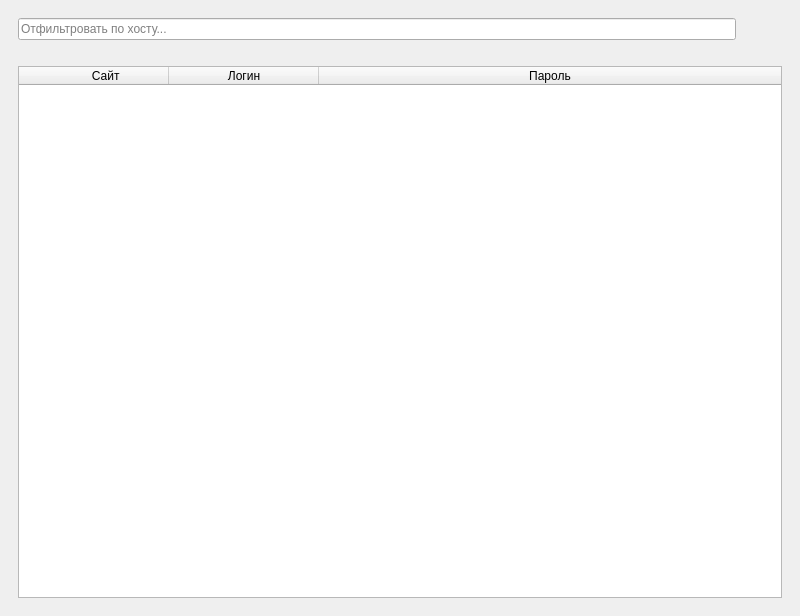
<?xml version="1.0" encoding="UTF-8"?>
<ui version="4.0">
 <class>MainWindow</class>
 <widget class="QMainWindow" name="MainWindow">
  <property name="geometry">
   <rect>
    <x>0</x>
    <y>0</y>
    <width>800</width>
    <height>600</height>
   </rect>
  </property>
  <property name="windowTitle">
   <string>MainWindow</string>
  </property>
  <widget class="QWidget" name="centralwidget">
   <layout class="QGridLayout" name="gridLayout">
    <item row="0" column="0">
     <widget class="QStackedWidget" name="stackedWidget">
      <property name="currentIndex">
       <number>1</number>
      </property>
      <widget class="QWidget" name="page">
       <layout class="QGridLayout" name="gridLayout_2">
        <item row="2" column="1">
         <widget class="QLineEdit" name="pinEntered">
          <property name="echoMode">
           <enum>QLineEdit::EchoMode::Password</enum>
          </property>
          <property name="placeholderText">
           <string>Введите пин-код...</string>
          </property>
         </widget>
        </item>
        <item row="1" column="2">
         <spacer name="horizontalSpacer_2">
          <property name="orientation">
           <enum>Qt::Orientation::Horizontal</enum>
          </property>
          <property name="sizeHint" stdset="0">
           <size>
            <width>40</width>
            <height>20</height>
           </size>
          </property>
         </spacer>
        </item>
        <item row="1" column="1">
         <widget class="QLabel" name="wrongPin">
          <property name="layoutDirection">
           <enum>Qt::LayoutDirection::RightToLeft</enum>
          </property>
          <property name="text">
           <string>Неверный пин-код</string>
          </property>
          <property name="alignment">
           <set>Qt::AlignmentFlag::AlignCenter</set>
          </property>
         </widget>
        </item>
        <item row="4" column="1">
         <layout class="QHBoxLayout" name="horizontalLayout">
          <item>
           <spacer name="horizontalSpacer_3">
            <property name="orientation">
             <enum>Qt::Orientation::Horizontal</enum>
            </property>
            <property name="sizeHint" stdset="0">
             <size>
              <width>40</width>
              <height>20</height>
             </size>
            </property>
           </spacer>
          </item>
          <item>
           <widget class="QPushButton" name="checkPinBtn">
            <property name="text">
             <string>-&gt;</string>
            </property>
           </widget>
          </item>
          <item>
           <spacer name="horizontalSpacer_4">
            <property name="orientation">
             <enum>Qt::Orientation::Horizontal</enum>
            </property>
            <property name="sizeHint" stdset="0">
             <size>
              <width>40</width>
              <height>20</height>
             </size>
            </property>
           </spacer>
          </item>
         </layout>
        </item>
        <item row="0" column="1">
         <spacer name="verticalSpacer">
          <property name="orientation">
           <enum>Qt::Orientation::Vertical</enum>
          </property>
          <property name="sizeHint" stdset="0">
           <size>
            <width>20</width>
            <height>40</height>
           </size>
          </property>
         </spacer>
        </item>
        <item row="1" column="0">
         <spacer name="horizontalSpacer">
          <property name="orientation">
           <enum>Qt::Orientation::Horizontal</enum>
          </property>
          <property name="sizeHint" stdset="0">
           <size>
            <width>40</width>
            <height>20</height>
           </size>
          </property>
         </spacer>
        </item>
        <item row="5" column="1">
         <spacer name="verticalSpacer_2">
          <property name="orientation">
           <enum>Qt::Orientation::Vertical</enum>
          </property>
          <property name="sizeHint" stdset="0">
           <size>
            <width>20</width>
            <height>40</height>
           </size>
          </property>
         </spacer>
        </item>
       </layout>
      </widget>
      <widget class="QWidget" name="page_2">
       <layout class="QGridLayout" name="gridLayout_3">
        <item row="2" column="0">
         <widget class="QTableWidget" name="tableWidget">
          <property name="minimumSize">
           <size>
            <width>764</width>
            <height>532</height>
           </size>
          </property>
          <attribute name="horizontalHeaderCascadingSectionResizes">
           <bool>false</bool>
          </attribute>
          <attribute name="horizontalHeaderDefaultSectionSize">
           <number>150</number>
          </attribute>
          <attribute name="horizontalHeaderShowSortIndicator" stdset="0">
           <bool>false</bool>
          </attribute>
          <attribute name="horizontalHeaderStretchLastSection">
           <bool>true</bool>
          </attribute>
          <attribute name="verticalHeaderVisible">
           <bool>true</bool>
          </attribute>
          <attribute name="verticalHeaderStretchLastSection">
           <bool>false</bool>
          </attribute>
          <column>
           <property name="text">
            <string>                             Сайт                      </string>
           </property>
          </column>
          <column>
           <property name="text">
            <string>Логин</string>
           </property>
          </column>
          <column>
           <property name="text">
            <string>Пароль</string>
           </property>
          </column>
         </widget>
        </item>
        <item row="0" column="0">
         <layout class="QHBoxLayout" name="horizontalLayout_2">
          <item>
           <widget class="QLineEdit" name="hostnameToFilterBy">
            <property name="placeholderText">
             <string>Отфильтровать по хосту...</string>
            </property>
           </widget>
          </item>
          <item>
           <widget class="QPushButton" name="filterByHostname">
            <property name="text">
             <string/>
            </property>
            <property name="icon">
             <iconset resource="resources.qrc">
              <normaloff>:/rc/icons/search_button.png</normaloff>:/rc/icons/search_button.png</iconset>
            </property>
            <property name="iconSize">
             <size>
              <width>16</width>
              <height>16</height>
             </size>
            </property>
            <property name="flat">
             <bool>true</bool>
            </property>
           </widget>
          </item>
         </layout>
        </item>
        <item row="1" column="0">
         <widget class="QLabel" name="infoLabel">
          <property name="text">
           <string/>
          </property>
          <property name="alignment">
           <set>Qt::AlignmentFlag::AlignCenter</set>
          </property>
         </widget>
        </item>
       </layout>
      </widget>
     </widget>
    </item>
   </layout>
  </widget>
 </widget>
 <resources>
  <include location="resources.qrc"/>
 </resources>
 <connections/>
</ui>
